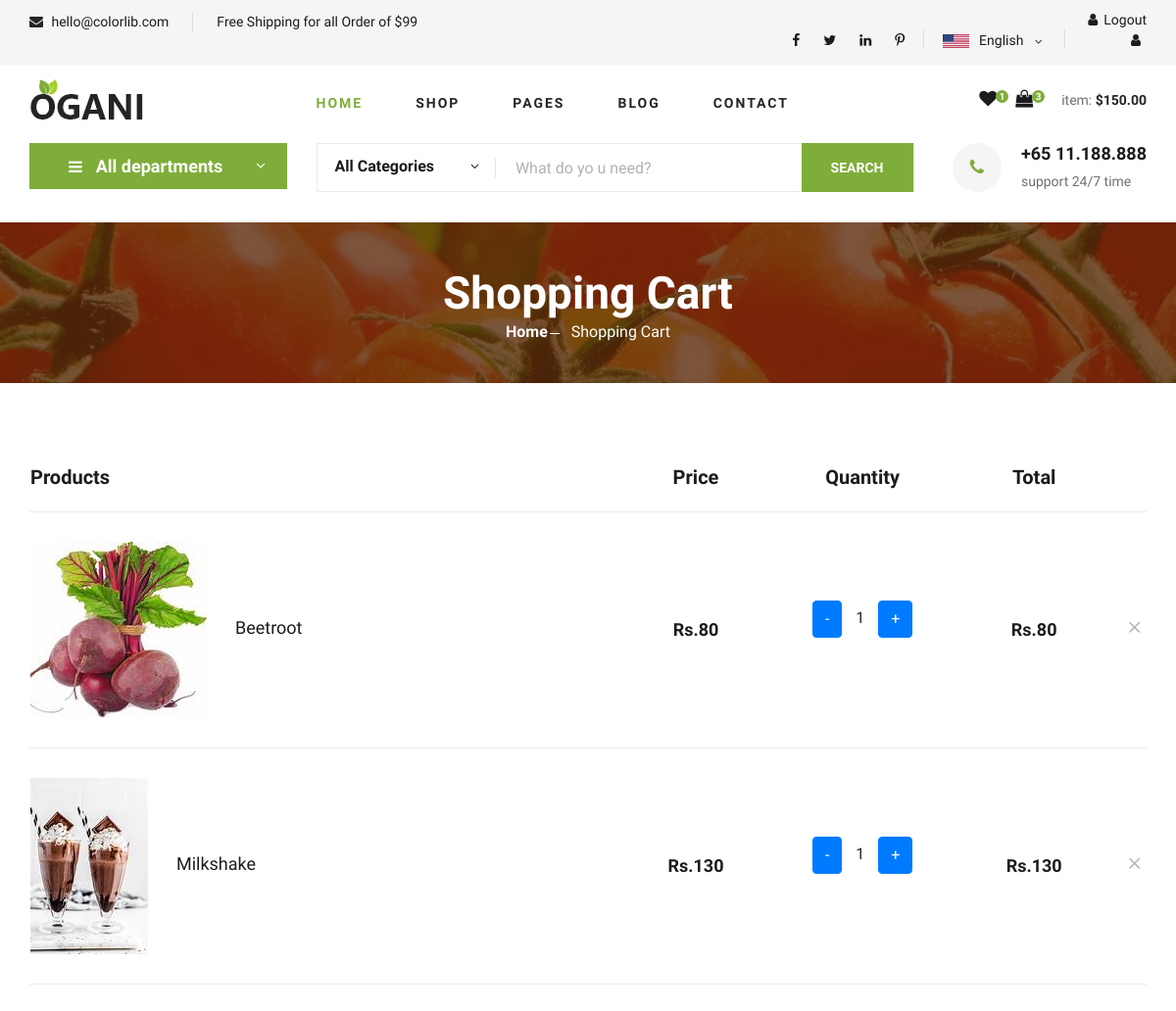
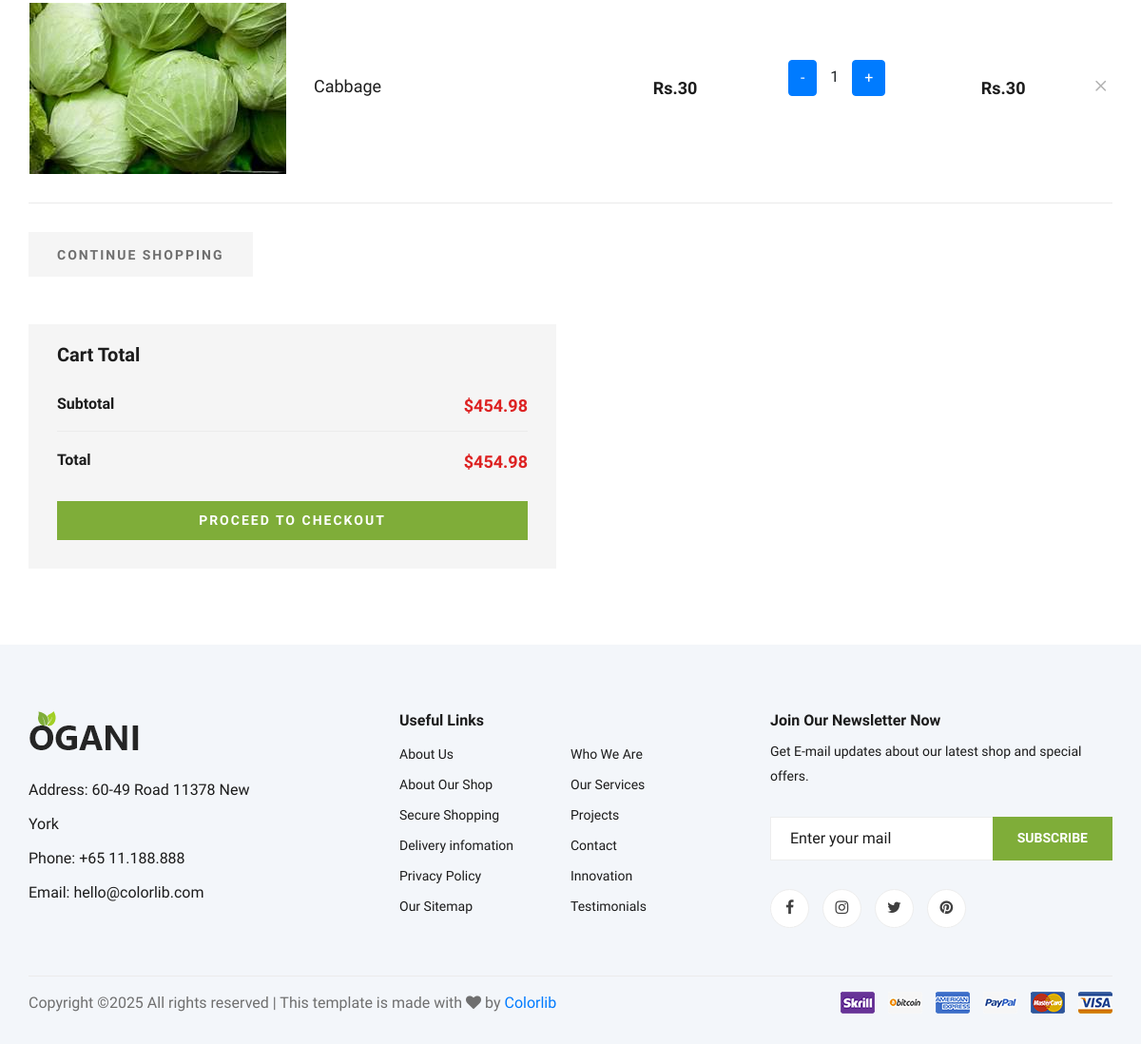
The page /shopingcart (signed in) on the database its author committed (2 pictures, top to bottom).
### myapp/models.py (models this page shows, shortened)
class cart(models.Model):
    user = models.ForeignKey(User, on_delete=models.CASCADE,blank=True,null=True)
    product1= models.ForeignKey(product, on_delete=models.CASCADE,blank=True,null=True)
    name=models.CharField(max_length=30)
    price=models.IntegerField(max_length=20)
    total_price=models.IntegerField(max_length=20)
    image=models.ImageField(upload_to="image")
    qty=models.IntegerField(default=1)

class product(models.Model):
    pname=models.CharField(max_length=30)
    price=models.IntegerField(max_length=20)
    image=models.ImageField(upload_to="image")
    department=models.ForeignKey(department,on_delete=models.CASCADE,blank=True,null=True)
    colorfilter=models.ForeignKey(colorfilter,on_delete=models.CASCADE,blank=True,null=True)
    size=models.ForeignKey(size,on_delete=models.CASCADE,blank=True,null=True)
    def __str__(self):
        return self.pname

### myapp/views.py (the view)
# urls.py: path('shopingcart', views.shopingcart, name='shopingcart'),
def shopingcart(request):
        cid=cart.objects.filter(user=User.objects.get(email=request.session['email']))
        subtotal=0
        for i in cid:
            subtotal+=i.total_price
        contaxt={
            "cid":cid,
            "subtotal":subtotal
        }
        return render(request,"shopingcart.html",contaxt)

### myapp/templates/shopingcart.html (shortened to what this page needs)
{% extends "index.html" %}
{% load static %}
{% block content %}
    <section class="hero hero-normal">
        <div class="container">
            <div class="row">
                <div class="col-lg-3">
                    <div class="hero__categories">
                        <div class="hero__categories__all">
                            <i class="fa fa-bars"></i>
                            <span>All departments</span>
                        </div>
                    </div>
                </div>
                <div class="col-lg-9">
                    <div class="hero__search">
                        <div class="hero__search__form">
                            <form action="#">
                                <div class="hero__search__categories">
                                    All Categories
                                    <span class="arrow_carrot-down"></span>
                                </div>
                                <input type="text" placeholder="What do yo u need?">
                                <button type="submit" class="site-btn">SEARCH</button>
                            </form>
                        </div>
                        <div class="hero__search__phone">
                            <div class="hero__search__phone__icon">
                                <i class="fa fa-phone"></i>
                            </div>
                            <div class="hero__search__phone__text">
                                <h5>+65 11.188.888</h5>
                                <span>support 24/7 time</span>
                            </div>
                        </div>
                    </div>
                </div>
            </div>
        </div>
    </section>
    <section class="breadcrumb-section set-bg" data-setbg="static/img/breadcrumb.jpg">
        <div class="container">
            <div class="row">
                <div class="col-lg-12 text-center">
                    <div class="breadcrumb__text">
                        <h2>Shopping Cart</h2>
                        <div class="breadcrumb__option">
                            <a href="./index.html">Home</a>
                            <span>Shopping Cart</span>
                        </div>
                    </div>
                </div>
            </div>
        </div>
    </section>
    <section class="shoping-cart spad">
        <div class="container">
            <div class="row">
                <div class="col-lg-12">
                    <div class="shoping__cart__table">
                        <table>
                            <thead>
                                <tr>
                                    <th class="shoping__product">Products</th>
                                    <th>Price</th>
                                    <th>Quantity</th>
                                    <th>Total</th>
                                    <th></th>
                                </tr>
                            </thead>
                            <tbody>
                                {% for i in cid %}
                                <tr>
                                    <td class="shoping__cart__item">
                                        <img src="{{i.image}}" alt="">
                                        <h5>{{i.product1}}</h5>
                                    </td>
                                    <td class="shoping__cart__price">
                                        Rs.{{i.price}}
                                    </td>
                                    <td class="shoping_cart_quantity">
                                        <div class="{{i.qty}}">
                                            <div class="quantity buttons-add-minus">
                                                <a href="{% url 'minuscart' i.id %}" class="btn btn-primary">-</a>
                                                <label for="" style="margin: 10px;">{{i.qty}}</label>
                                                <a href="{% url 'pluscart' i.id %}" class="btn btn-primary">+</a>
                                              </div>                                        </div>
                                    </td>
                                    <td class="shoping__cart__total">
                                        Rs.{{ i.total_price}}
                                    </td>
                                    <td class="shoping__cart__item__close">
                                        <span class="icon_close"></span>
                                    </td>
                                </tr>
                                {% endfor %}
                            </tbody>
                        </table>
                    </div>
                </div>
            </div>
            <div class="row">
                <div class="col-lg-12">
                    <div class="shoping__cart__btns">
                        <a href="#" class="primary-btn cart-btn">CONTINUE SHOPPING</a>
                    </div>
                </div>
                <div class="col-lg-6">
                    <div class="shoping__checkout">
                        <h5>Cart Total</h5>
                        <ul>
                            <li>Subtotal <span>$454.98</span></li>
                            <li>Total <span>$454.98</span></li>
                        </ul>
                        <a href="#" class="primary-btn">PROCEED TO CHECKOUT</a>
                    </div>
                </div>
            </div>
        </div>
    </section>
{% endblock %}

### rows shown on the page
cart: image (picture), product1 "Beetroot", price "80", qty "1", total_price "80"
cart: image (picture), product1 "Milkshake", price "130", qty "1", total_price "130"
cart: image (picture), product1 "Cabbage", price "30", qty "1", total_price "30"
